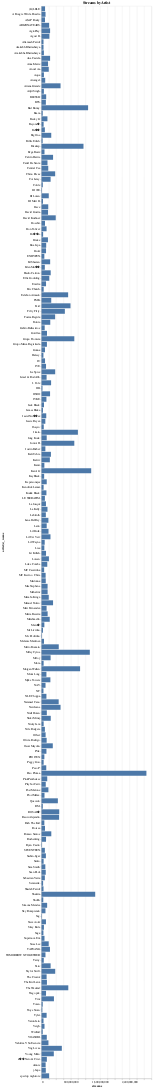

Write notebook code for a chart like this one.
### Code cell
# Crear un nuevo DataFrame basado en df, dividir la columna de nombres de artistas si hay más de uno
df_artists = df.copy()
df_artists['artist(s)_name'] = df_artists['artist(s)_name'].str.split(', ')
df_exploded = df_artists.explode('artist(s)_name')

# Convertir 'streams' a int y sumar por artista
df_exploded['streams'] = df_exploded['streams'].astype(int)
#se convierten a entero para poder graficarlos

df_artist_streams = df_exploded.groupby('artist(s)_name').streams.sum().reset_index()

# Gráfico
mark_bar_artistas = alt.Chart(df_artist_streams).mark_bar().encode(
    x='streams:Q',
    y=alt.Y('artist(s)_name:N', sort='y'),
    tooltip=['artist(s)_name', 'streams']
).properties(title="Streams by Artist")

mark_bar_artistas

### Figure 1 — Vega-Lite specification as saved in the notebook (floating-point values rounded to 4 significant figures; data arrays with more than 128 entries replaced by an {"elided": "..."} marker saying what was removed)
{"config": {"view": {"continuousWidth": 400, "continuousHeight": 300}}, "data": {"name": "data-2ddd8c0249645516b12482875a19e344"}, "mark": "bar", "encoding": {"tooltip": [{"field": "artist(s)_name", "type": "nominal"}, {"field": "streams", "type": "quantitative"}], "x": {"field": "streams", "type": "quantitative"}, "y": {"field": "artist(s)_name", "sort": "y", "type": "nominal"}}, "title": "Streams by Artist", "$schema": "https://vega.github.io/schema/vega-lite/v4.17.0.json", "datasets": {"data-2ddd8c0249645516b12482875a19e344": {"elided": "195 records"}}}
